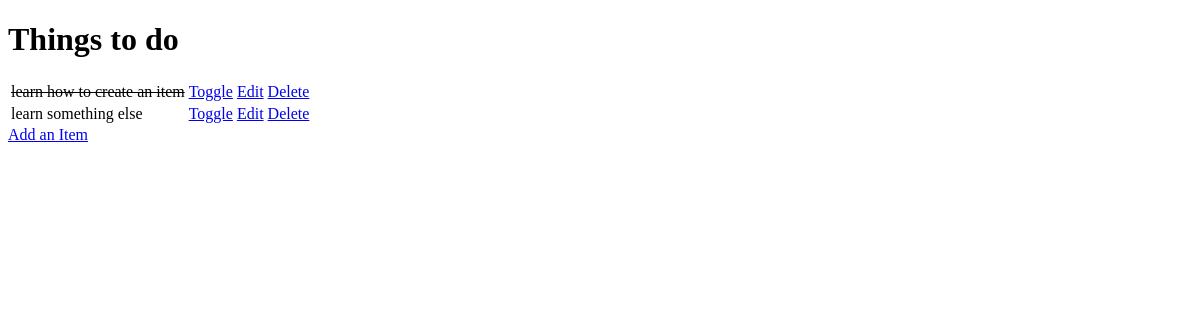
/, run on an earlier commit of the app's database.
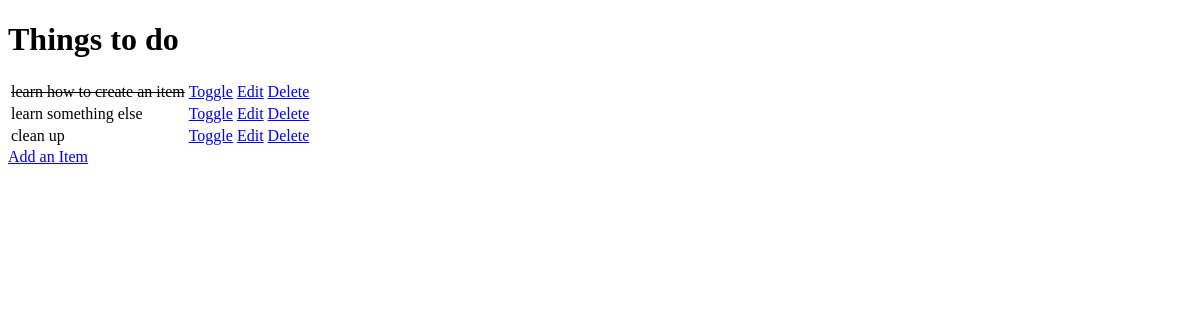
And on a later commit of the database.
### todo/models.py (models this page shows, shortened)
class Item(models.Model):
    name = models.CharField(max_length=50, null=False, blank=False)
    done = models.BooleanField(null=False, blank=False)

### todo/views.py (the view)
# urls.py: path('', views.get_todo_list, name='get_todo_list'),
def get_todo_list(request):
    items = Item.objects.all()
    context = {
      'items': items
    }
    return render(request, 'todo/todo_list.html', context)

### todo/templates/todo/todo_list.html (shortened to what this page needs)
<!DOCTYPE html>
<html lang="en">
<head>
</head>
<body>
    <h1>Things to do</h1>
    <table>
        {% for item in items %}
            <tr>
                {% if item.done %}
                    <td><strike>{{ item.name }}</strike></td>
                {% else %}
                    <td>{{ item.name }}</td>
                {% endif %}
                <td>
                    <a href="/toggle/{{ item.id }}">
                        Toggle
                    </a>
                </td>
                <td>
                    <a href="/edit/{{ item.id }}">
                        Edit
                    </a>
                </td>
                <td>
                    <a href="/delete/{{ item.id }}">
                        Delete
                    </a>
                </td>
            </tr>
            {% empty %}
            <tr><td>You have nothing to do</td></tr>
        {% endfor %}
    </table>
    <a href = "/add">Add an Item</a>
</body>
</body>
</html>

What changed in the data, as far as the page shows it:
added Item: name "clean up"
